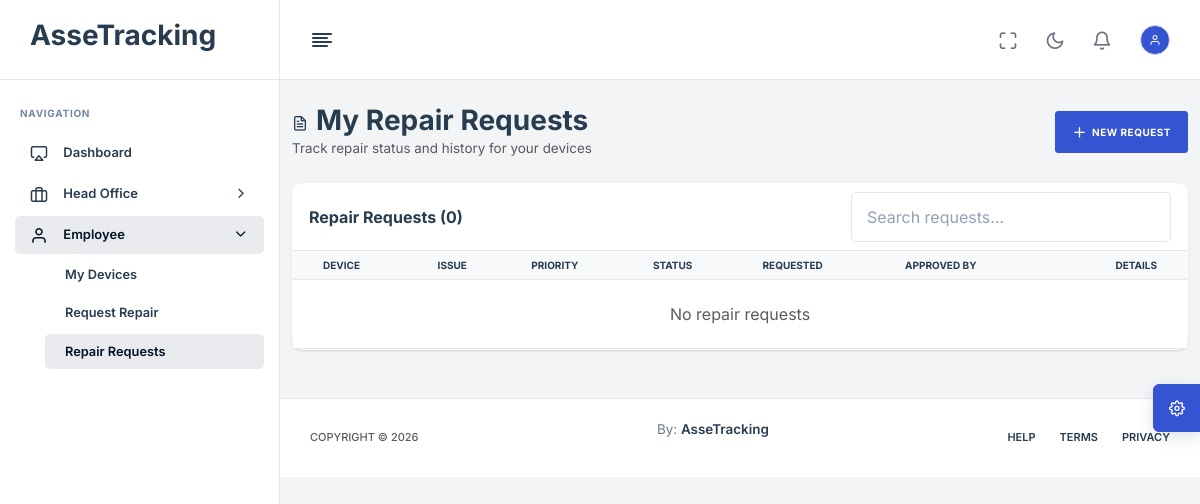
The page /employee/repair-requests/ (signed in) on the database as committed earlier.
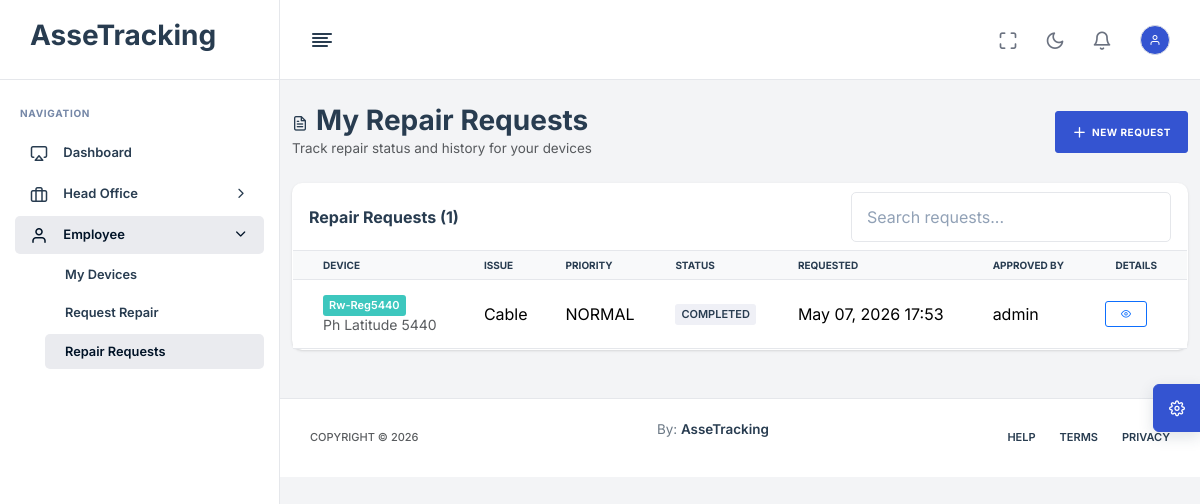
The same page on the database as committed later.
### App/models.py (models this page shows, shortened)
class RepairRequest(models.Model):
    STATUS_CHOICES = [
        ('PENDING', 'Pending'),
        ('APPROVED', 'Approved'),
        ('REJECTED', 'Rejected'),
        ('IN_PROGRESS', 'In Progress'),
        ('COMPLETED', 'Completed'),
    ]
    device = models.ForeignKey(Device, on_delete=models.CASCADE)
    employee = models.ForeignKey(Employee, on_delete=models.CASCADE)
    issue_description = models.TextField()
    priority = models.CharField(max_length=20, default='NORMAL')
    status = models.CharField(max_length=20, choices=STATUS_CHOICES, default='PENDING')
    request_date = models.DateTimeField(auto_now_add=True)
    approved_by = models.ForeignKey(User, null=True, blank=True, on_delete=models.SET_NULL)

class Device(models.Model):
    STATUS_CHOICES = [
        ('AVAILABLE', 'Available'),
        ('ASSIGNED', 'Assigned'),
        ('PENDING_RETURN', 'Pending Return'),
        ('IN_REPAIR', 'In Repair'),
        ('COMPLETED', 'Completed'),
        ('REPAIRED', 'Repaired'),
        ('MISSING', 'Missing'),
        ('RETIRED', 'Retired'),
    ]
    LOCATION_CHOICES = [
        ('HEAD_OFFICE', 'Head Office'),
        ('BRANCH', 'Branch'),
        ('EMPLOYEE', 'Employee'),
    ]
    device_type = models.CharField(max_length=50)
    brand = models.CharField(max_length=100)
    model = models.CharField(max_length=100)
    serial_number = models.CharField(max_length=100, unique=True)
    company_tag = models.CharField(max_length=100, unique=True)  # QR / Barcode
    purchase_date = models.DateField(null=True, blank=True)
    warranty_expiry = models.DateField(null=True, blank=True)
    status = models.CharField(max_length=20, choices=STATUS_CHOICES, default='AVAILABLE')
    assigned_employee = models.ForeignKey('Employee', null=True, blank=True, on_delete=models.SET_NULL)
    assigned_branch = models.ForeignKey('Branch', null=True, blank=True, on_delete=models.SET_NULL)
    location_type = models.CharField(max_length=20, choices=LOCATION_CHOICES, default='HEAD_OFFICE')
    current_location = models.CharField(max_length=255, default="Head Office")
    condition_notes = models.TextField(blank=True)

class User(AbstractBaseUser, PermissionsMixin):
    ROLE_CHOICES = [
        ('HEAD_OFFICE', 'Head Office'),
        ('BRANCH_MANAGER', 'Branch Manager'),
        ('TECHNICIAN', 'Technician'),
        ('EMPLOYEE', 'Employee'),
    ]
    username = models.CharField(max_length=150, unique=True)
    email = models.EmailField(unique=True)
    role = models.CharField(max_length=20, choices=ROLE_CHOICES, default='EMPLOYEE')
    is_active = models.BooleanField(default=True)
    is_staff = models.BooleanField(default=False)
    date_joined = models.DateTimeField(auto_now_add=True)
    objects = UserManager()
    USERNAME_FIELD = 'username'
    REQUIRED_FIELDS = ['email']

### App/views.py (the view)
# urls.py: path("employee/repair-requests/", employee_repair_requests, name="employee_repair_requests"),
@login_required
@role_required("HEAD_OFFICE", "BRANCH_MANAGER", "TECHNICIAN", "EMPLOYEE")
def employee_repair_requests(request):
    employee = _employee_for_user(request.user)
    repairs = RepairRequest.objects.select_related("device", "approved_by", "employee").filter(employee=employee).order_by("-request_date") if employee else RepairRequest.objects.none()
    repairs = _attach_repair_activity(repairs) if employee else repairs
    return render(request, "Employee/RepairRequests.html", {"employee": employee, "repairs": repairs})

### App/views.py (called while the page is built)
def _employee_for_user(user):
    return Employee.objects.select_related("branch", "department").filter(user=user).first()

### templates/Employee/RepairRequests.html (shortened to what this page needs)
{% extends 'base.html' %}
{% load static %}
{% block content %}
<div class="container-fluid py-4">
    <div class="row mb-4">
        <div class="col-12">
            <div class="d-flex justify-content-between align-items-center">
                <div>
                    <h1 class="h3 mb-0"><i class="feather-file-text me-2"></i>My Repair Requests</h1>
                    <p class="text-muted mb-0">Track repair status and history for your devices</p>
                </div>
                <a class="btn btn-primary" href="{% url 'employee_request_repair' %}">
                    <i class="feather-plus me-1"></i>New Request
                </a>
            </div>
        </div>
    </div>
    <div class="card">
        <div class="card-header d-flex flex-column flex-md-row gap-3 justify-content-between align-items-md-center">
            <h5 class="card-title mb-0">Repair Requests ({{ repairs|length }})</h5>
            <input type="search" class="form-control" style="max-width: 320px;" data-table-search="#repairRequestsTable" placeholder="Search requests...">
        </div>
        <div class="card-body p-0">
            <div class="table-responsive">
                <table class="table table-hover mb-0" id="repairRequestsTable">
                    <thead class="table-light">
                        <tr><th>Device</th><th>Issue</th><th>Priority</th><th>Status</th><th>Requested</th><th>Approved By</th><th class="text-end">Details</th></tr>
                    </thead>
                    <tbody>
                        {% for repair in repairs %}
                        <tr>
                            <td><span class="badge bg-info">{{ repair.device.company_tag }}</span><div class="small text-muted">{{ repair.device.brand }} {{ repair.device.model }}</div></td>
                            <td>{{ repair.issue_description|truncatechars:100 }}</td>
                            <td>{{ repair.priority }}</td>
                            <td><span class="badge bg-light text-dark">{{ repair.status }}</span></td>
                            <td>{{ repair.request_date|date:"M d, Y H:i" }}</td>
                            <td>{{ repair.approved_by.username|default:"-" }}</td>
                            <td class="text-end">
                                <button class="btn btn-sm btn-outline-primary" data-bs-toggle="modal" data-bs-target="#employeeRepairHistory{{ repair.id }}">
                                    <i class="feather-eye"></i>
                                </button>
                            </td>
                        </tr>
                        {% empty %}
                        <tr><td colspan="7" class="text-center text-muted py-4">No repair requests</td></tr>
                        {% endfor %}
                    </tbody>
                </table>
            </div>
        </div>
    </div>
</div>
{% endblock %}

Rows that differ between the two databases and show on the page:
added RepairRequest: device.company_tag "Rw-Reg5440", device.brand "Ph", device.model "Latitude 5440", issue_description "Cable", priority "NORMAL", status "COMPLETED", request_date "May 07, 2026 17:53", approved_by.username "admin"
Other text that changed with them:
{{ repairs|length }}: "0" → "1"
text no longer shown: "No repair requests"
